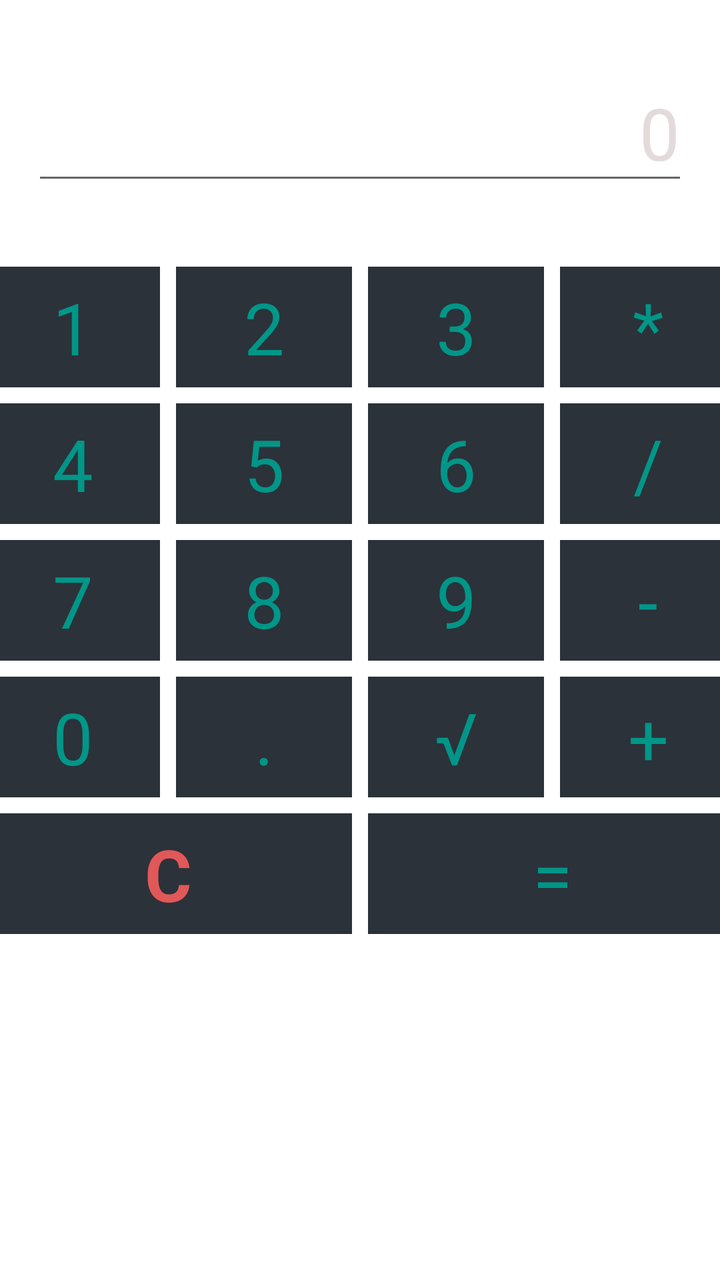
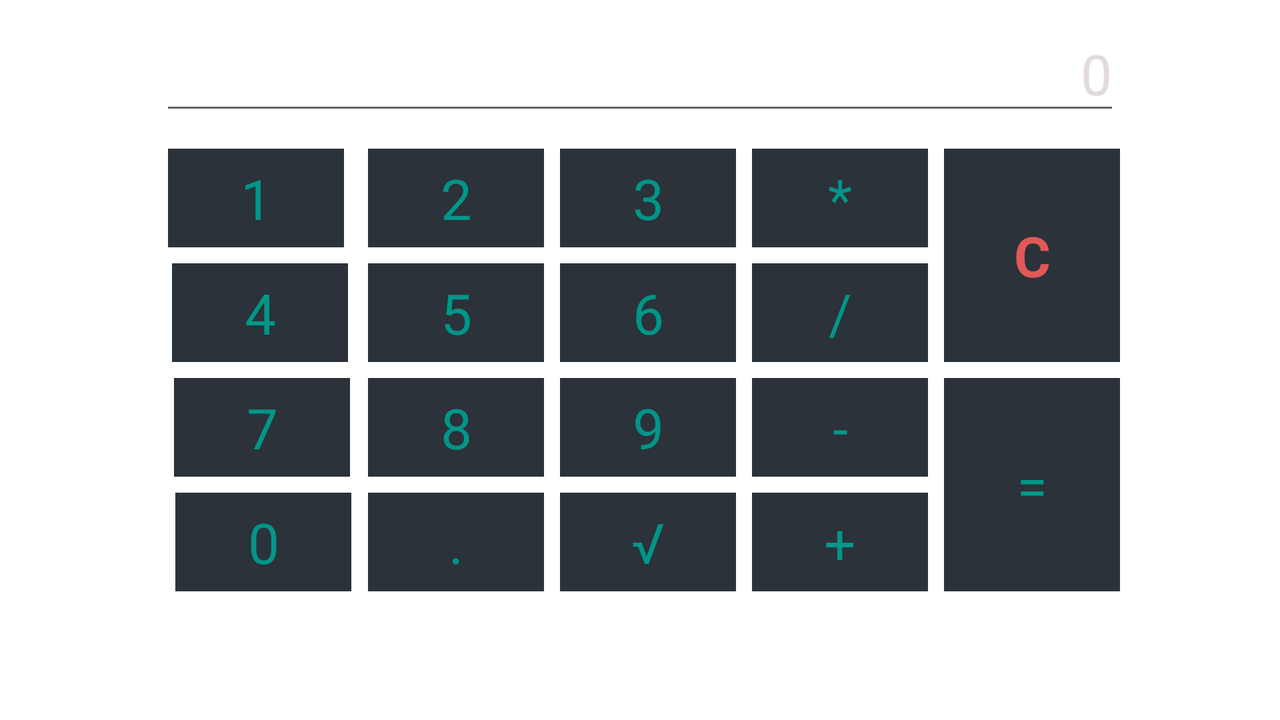

Compare how this app lays out the same screen by default and in its alternative resource folder. The renders come first, then the two layout files and the values they reference.
<!-- AndroidManifest.xml: application theme Theme.MyApplication3 -->
<!-- res/layout/constraint_main.xml -->
<?xml version="1.0" encoding="utf-8"?>
<androidx.constraintlayout.widget.ConstraintLayout xmlns:android="http://schemas.android.com/apk/res/android"
    xmlns:app="http://schemas.android.com/apk/res-auto"
    android:layout_width="match_parent"
    android:layout_height="match_parent"
    android:background="@mipmap/star_milky">

    <Button
        android:id="@+id/button_1"
        android:layout_width="wrap_content"
        android:layout_height="wrap_content"
        android:layout_marginTop="32dp"
        android:layout_marginEnd="8dp"
        android:text="@string/key_1"
        android:textAppearance="@style/TextAppearance.AppCompat.Body1"
        android:textSize="@dimen/button_text"
        app:layout_constraintEnd_toStartOf="@+id/button_2"
        app:layout_constraintHorizontal_chainStyle="packed"
        app:layout_constraintStart_toStartOf="@id/editText"
        app:layout_constraintTop_toBottomOf="@+id/editText"
        app:layout_constraintVertical_chainStyle="packed" />

    <Button
        android:id="@+id/button_2"
        android:layout_width="wrap_content"
        android:layout_height="wrap_content"
        android:layout_marginTop="32dp"
        android:layout_marginEnd="8dp"
        android:text="@string/key_2"
        android:textSize="@dimen/button_text"
        app:layout_constraintEnd_toStartOf="@+id/button_3"
        app:layout_constraintStart_toEndOf="@+id/button_1"
        app:layout_constraintTop_toBottomOf="@+id/editText"
        app:layout_constraintVertical_chainStyle="packed" />


    <Button
        android:id="@+id/button_3"
        android:layout_width="wrap_content"
        android:layout_height="wrap_content"
        android:layout_marginTop="32dp"
        android:layout_marginEnd="8dp"
        android:text="@string/key_3"
        android:textSize="@dimen/button_text"
        app:layout_constraintEnd_toStartOf="@id/butt_multyplye"
        app:layout_constraintHorizontal_bias="0.5"
        app:layout_constraintStart_toEndOf="@id/button_2"
        app:layout_constraintTop_toBottomOf="@+id/editText"
        app:layout_constraintVertical_chainStyle="packed" />


    <Button
        android:id="@+id/butt_multyplye"
        android:layout_width="wrap_content"
        android:layout_height="wrap_content"
        android:layout_marginTop="32dp"
        android:text="@string/multiplye"
        android:textSize="@dimen/button_text"
        app:layout_constraintEnd_toEndOf="@id/editText"
        app:layout_constraintStart_toEndOf="@id/button_3"
        app:layout_constraintTop_toBottomOf="@+id/editText"
        app:layout_constraintVertical_chainStyle="packed" />

    <Button
        android:id="@+id/button_4"
        android:layout_width="wrap_content"
        android:layout_height="wrap_content"
        android:layout_marginEnd="8dp"
        android:text="@string/key_4"
        android:textSize="@dimen/button_text"
        app:layout_constraintEnd_toStartOf="@id/button_5"
        app:layout_constraintHorizontal_chainStyle="packed"
        app:layout_constraintStart_toStartOf="@id/button_1"
        app:layout_constraintTop_toBottomOf="@+id/button_1"
        app:layout_constraintVertical_bias="0.25" />

    <Button
        android:id="@+id/button_5"
        android:layout_width="wrap_content"
        android:layout_height="wrap_content"
        android:layout_marginEnd="8dp"
        android:text="@string/key_5"
        android:textSize="@dimen/button_text"
        app:layout_constraintEnd_toStartOf="@id/button_6"
        app:layout_constraintStart_toEndOf="@id/button_4"
        app:layout_constraintTop_toBottomOf="@+id/button_2" />

    <Button
        android:id="@+id/button_6"
        android:layout_width="wrap_content"
        android:layout_height="wrap_content"
        android:layout_marginEnd="8dp"
        android:text="@string/key_6"
        android:textSize="@dimen/button_text"
        app:layout_constraintEnd_toStartOf="@id/butt_divide"
        app:layout_constraintStart_toEndOf="@id/button_5"
        app:layout_constraintTop_toBottomOf="@+id/button_3"
        app:layout_constraintVertical_bias="0.25" />

    <Button
        android:id="@+id/butt_divide"
        android:layout_width="wrap_content"
        android:layout_height="wrap_content"
        android:text="@string/divide"
        android:textSize="@dimen/button_text"
        app:layout_constraintEnd_toEndOf="@id/butt_multyplye"
        app:layout_constraintStart_toEndOf="@id/button_6"
        app:layout_constraintTop_toBottomOf="@+id/butt_multyplye"
        app:layout_constraintVertical_bias="0.25" />

    <Button
        android:id="@+id/button_7"
        android:layout_width="wrap_content"
        android:layout_height="wrap_content"
        android:layout_marginEnd="8dp"
        android:text="@string/key_7"
        android:textSize="@dimen/button_text"
        app:layout_constraintEnd_toStartOf="@+id/button_8"
        app:layout_constraintHorizontal_bias="0.5"
        app:layout_constraintHorizontal_chainStyle="packed"
        app:layout_constraintStart_toStartOf="@id/button_4"
        app:layout_constraintTop_toBottomOf="@+id/button_4"
        app:layout_constraintVertical_bias="0.25" />

    <Button
        android:id="@+id/button_8"
        android:layout_width="wrap_content"
        android:layout_height="wrap_content"
        android:layout_marginEnd="8dp"
        android:text="@string/key_8"
        android:textSize="@dimen/button_text"
        app:layout_constraintEnd_toStartOf="@+id/button_9"
        app:layout_constraintStart_toEndOf="@+id/button_7"
        app:layout_constraintTop_toBottomOf="@+id/button_5"
        app:layout_constraintVertical_bias="0.25" />

    <Button
        android:id="@+id/button_9"
        android:layout_width="wrap_content"
        android:layout_height="wrap_content"
        android:layout_marginEnd="8dp"
        android:text="@string/key_9"
        android:textSize="@dimen/button_text"
        app:layout_constraintEnd_toStartOf="@+id/butt_minus"
        app:layout_constraintStart_toEndOf="@+id/button_8"
        app:layout_constraintTop_toBottomOf="@+id/button_6"
        app:layout_constraintVertical_bias="0.25" />

    <Button
        android:id="@+id/butt_plus"
        android:layout_width="wrap_content"
        android:layout_height="wrap_content"
        android:text="@string/plus"
        android:textSize="@dimen/button_text"
        app:layout_constraintEnd_toEndOf="@id/butt_minus"
        app:layout_constraintStart_toEndOf="@+id/butt_square"
        app:layout_constraintTop_toBottomOf="@+id/butt_minus"
        app:layout_constraintVertical_bias="0.25" />

    <Button
        android:id="@+id/button_0"
        android:layout_width="wrap_content"
        android:layout_height="wrap_content"
        android:layout_marginEnd="8dp"
        android:text="@string/key_0"
        android:textSize="@dimen/button_text"
        app:layout_constraintEnd_toStartOf="@+id/butt_point"
        app:layout_constraintHorizontal_chainStyle="packed"
        app:layout_constraintStart_toStartOf="@id/button_7"
        app:layout_constraintTop_toBottomOf="@+id/button_7" />

    <Button
        android:id="@+id/butt_point"
        android:layout_width="wrap_content"
        android:layout_height="wrap_content"
        android:layout_marginEnd="8dp"
        android:text="@string/point"
        android:textSize="@dimen/button_text"
        app:layout_constraintEnd_toStartOf="@+id/butt_square"
        app:layout_constraintStart_toEndOf="@+id/button_0"
        app:layout_constraintTop_toBottomOf="@+id/button_8" />

    <Button
        android:id="@+id/butt_square"
        android:layout_width="wrap_content"
        android:layout_height="wrap_content"
        android:layout_marginEnd="8dp"
        android:text="@string/square"
        android:textSize="@dimen/button_text"
        app:layout_constraintEnd_toStartOf="@id/butt_plus"
        app:layout_constraintStart_toEndOf="@+id/butt_point"
        app:layout_constraintTop_toBottomOf="@+id/button_9"
        app:layout_constraintVertical_bias="0.25" />

    <Button
        android:id="@+id/butt_minus"
        android:layout_width="wrap_content"
        android:layout_height="wrap_content"
        android:text="@string/minus"
        android:textSize="@dimen/button_text"
        app:layout_constraintEnd_toEndOf="@id/butt_divide"
        app:layout_constraintStart_toEndOf="@+id/button_9"
        app:layout_constraintTop_toBottomOf="@+id/butt_divide"
        app:layout_constraintVertical_bias="0.25" />

    <Button
        android:id="@+id/butt_delete"
        android:layout_width="0dp"
        android:layout_height="wrap_content"
        android:layout_marginEnd="8dp"
        android:text="@string/delete"
        android:textColor="#E15858"
        android:textSize="@dimen/button_text"
        android:textStyle="bold"
        app:layout_constraintEnd_toStartOf="@id/butt_equal"
        app:layout_constraintHorizontal_chainStyle="packed"
        app:layout_constraintStart_toStartOf="@id/button_0"
        app:layout_constraintTop_toBottomOf="@id/butt_point" />

    <Button
        android:id="@+id/butt_equal"
        android:layout_width="0dp"
        android:layout_height="wrap_content"
        android:text="@string/equal"
        android:textSize="@dimen/button_text"
        app:layout_constraintEnd_toEndOf="@id/butt_plus"
        app:layout_constraintHorizontal_chainStyle="packed"
        app:layout_constraintStart_toEndOf="@id/butt_delete"
        app:layout_constraintTop_toBottomOf="@id/butt_square" />

    <EditText
        android:id="@+id/editText"
        android:layout_width="0dp"
        android:layout_height="wrap_content"
        android:layout_marginStart="16dp"
        android:layout_marginTop="32dp"
        android:layout_marginEnd="16dp"
        android:autofillHints=""
        android:hint="@string/key_0"
        android:inputType="numberDecimal"
        android:minWidth="360sp"
        android:textAlignment="viewEnd"
        android:textColor="#FFFFFF"
        android:textColorHint="#E3DBDB"
        android:textSize="@dimen/button_text"
        app:layout_constraintEnd_toEndOf="parent"
        app:layout_constraintStart_toStartOf="parent"
        app:layout_constraintTop_toTopOf="parent" />

</androidx.constraintlayout.widget.ConstraintLayout>
<!-- resources referenced by this layout -->
<resources>
  <dimen name="button_text">36dp</dimen>
  <string name="delete">С</string>
  <string name="divide">/</string>
  <string name="equal">=</string>
  <string name="key_0">0</string>
  <string name="key_1">1</string>
  <string name="key_2">2</string>
  <string name="key_3">3</string>
  <string name="key_4">4</string>
  <string name="key_5">5</string>
  <string name="key_6">6</string>
  <string name="key_7">7</string>
  <string name="key_8">8</string>
  <string name="key_9">9</string>
  <string name="minus">-</string>
  <string name="multiplye">*</string>
  <string name="plus">+</string>
  <string name="point">.</string>
  <string name="square">√</string>
  <style name="Theme.MyApplication3" parent="Theme.MaterialComponents.DayNight.DarkActionBar">
          
          <item name="colorPrimary">@color/purple_500</item>
          <item name="colorPrimaryVariant">@color/purple_700</item>
          <item name="colorOnPrimary">@color/white</item>
          
          <item name="colorSecondary">@color/teal_200</item>
          <item name="colorSecondaryVariant">@color/teal_700</item>
          <item name="colorOnSecondary">@color/black</item>
          
          <item name="android:statusBarColor" tools:targetApi="l">?attr/colorPrimaryVariant</item>
          
  
          <item name="materialButtonStyle">@style/CalcButton</item>
      </style>
  <color name="purple_500">#FF6200EE</color>
  <color name="purple_700">#FF3700B3</color>
  <color name="white">#FFFFFFFF</color>
  <color name="teal_200">#FF03DAC5</color>
  <color name="teal_700">#FF018786</color>
  <color name="black">#FF000000</color>
  <style name="CalcButton" parent="Widget.Material3.Button">
          <item name="android:textSize">@dimen/button_text</item>
          <item name="cornerRadius">@dimen/button_radius</item>
          <item name="android:backgroundTint">@color/btn_bk_grnd</item>
          <item name="android:textColor">@color/btn_txt</item>
          
      </style>
  <color name="btn_bk_grnd">#2B3239</color>
  <color name="btn_txt">#009688</color>
</resources>
<!-- res/layout-land/constraint_main.xml (the repository's variant of the layout above) -->
<!-- drawn on the phone turned sideways -->
<?xml version="1.0" encoding="utf-8"?>
<androidx.constraintlayout.widget.ConstraintLayout xmlns:android="http://schemas.android.com/apk/res/android"
    xmlns:app="http://schemas.android.com/apk/res-auto"
    xmlns:tools="http://schemas.android.com/tools"
    android:layout_width="match_parent"
    android:layout_height="match_parent"
    android:background="@mipmap/star_milky">

    <Button
        android:id="@+id/button_1"
        android:layout_width="wrap_content"
        android:layout_height="wrap_content"
        android:layout_marginTop="8dp"
        android:layout_marginEnd="8dp"
        android:text="@string/key_1"
        android:textSize="@dimen/button_textV"
        app:layout_constraintEnd_toStartOf="@+id/button_2"
        app:layout_constraintHorizontal_chainStyle="packed"
        app:layout_constraintStart_toStartOf="@id/editText"
        app:layout_constraintTop_toBottomOf="@+id/editText"
        app:layout_constraintVertical_chainStyle="packed" />

    <Button
        android:id="@+id/button_2"
        android:layout_width="wrap_content"
        android:layout_height="wrap_content"
        android:layout_marginTop="8dp"
        android:layout_marginEnd="8dp"
        android:text="@string/key_2"
        android:textSize="@dimen/button_textV"
        app:layout_constraintEnd_toStartOf="@+id/button_3"
        app:layout_constraintTop_toBottomOf="@+id/editText"
        app:layout_constraintVertical_chainStyle="packed" />


    <Button
        android:id="@+id/button_3"
        android:layout_width="wrap_content"
        android:layout_height="wrap_content"
        android:layout_marginTop="8dp"
        android:layout_marginEnd="8dp"
        android:text="@string/key_3"
        android:textSize="@dimen/button_textV"
        app:layout_constraintEnd_toStartOf="@id/butt_multyplye"
        app:layout_constraintTop_toBottomOf="@+id/editText"
        app:layout_constraintVertical_chainStyle="packed" />


    <Button
        android:id="@+id/butt_multyplye"
        android:layout_width="wrap_content"
        android:layout_height="wrap_content"
        android:layout_marginTop="8dp"
        android:layout_marginEnd="8dp"
        android:text="@string/multiplye"
        android:textSize="@dimen/button_textV"
        app:layout_constraintEnd_toStartOf="@id/butt_delete"
        app:layout_constraintTop_toBottomOf="@+id/editText"
        app:layout_constraintVertical_chainStyle="packed" />

    <Button
        android:id="@+id/button_4"
        android:layout_width="wrap_content"
        android:layout_height="wrap_content"
        android:layout_marginEnd="8dp"
        android:text="@string/key_4"
        android:textSize="@dimen/button_textV"
        app:layout_constraintEnd_toStartOf="@id/button_5"
        app:layout_constraintHorizontal_chainStyle="packed"
        app:layout_constraintStart_toStartOf="@id/button_1"
        app:layout_constraintTop_toBottomOf="@+id/button_1"
         />

    <Button
        android:id="@+id/button_5"
        android:layout_width="wrap_content"
        android:layout_height="wrap_content"
        android:layout_marginEnd="8dp"
        android:text="@string/key_5"
        android:textSize="@dimen/button_textV"
        app:layout_constraintEnd_toStartOf="@id/button_6"
        app:layout_constraintTop_toBottomOf="@+id/button_2" />

    <Button
        android:id="@+id/button_6"
        android:layout_width="wrap_content"
        android:layout_height="wrap_content"
        android:layout_marginEnd="8dp"
        android:text="@string/key_6"
        android:textSize="@dimen/button_textV"
        app:layout_constraintEnd_toStartOf="@id/butt_divide"
        app:layout_constraintTop_toBottomOf="@+id/button_3"
         />

    <Button
        android:id="@+id/butt_divide"
        android:layout_width="wrap_content"
        android:layout_height="wrap_content"
        android:layout_marginEnd="8dp"
        android:text="@string/divide"
        android:textSize="@dimen/button_textV"
        app:layout_constraintEnd_toStartOf="@id/butt_delete"
        app:layout_constraintTop_toBottomOf="@+id/butt_multyplye"
         />

    <Button
        android:id="@+id/button_7"
        android:layout_width="wrap_content"
        android:layout_height="wrap_content"
        android:layout_marginEnd="8dp"
        android:text="@string/key_7"
        android:textSize="@dimen/button_textV"
        app:layout_constraintEnd_toStartOf="@+id/button_8"
        app:layout_constraintHorizontal_chainStyle="packed"
        app:layout_constraintStart_toStartOf="@id/button_4"
        app:layout_constraintTop_toBottomOf="@+id/button_4"
         />

    <Button
        android:id="@+id/button_8"
        android:layout_width="wrap_content"
        android:layout_height="wrap_content"
        android:layout_marginEnd="8dp"
        android:text="@string/key_8"
        android:textSize="@dimen/button_textV"
        app:layout_constraintEnd_toStartOf="@+id/button_9"
        app:layout_constraintTop_toBottomOf="@+id/button_5"
        />

    <Button
        android:id="@+id/button_9"
        android:layout_width="wrap_content"
        android:layout_height="wrap_content"
        android:layout_marginEnd="8dp"
        android:text="@string/key_9"
        android:textSize="@dimen/button_textV"
        app:layout_constraintEnd_toStartOf="@+id/butt_minus"
        app:layout_constraintTop_toBottomOf="@+id/button_6"
         />

    <Button
        android:id="@+id/butt_plus"
        android:layout_width="wrap_content"
        android:layout_height="wrap_content"
        android:text="@string/plus"
        android:textSize="@dimen/button_textV"
        android:layout_marginEnd="8dp"
        app:layout_constraintEnd_toStartOf="@id/butt_equal"
        app:layout_constraintTop_toBottomOf="@+id/butt_minus"
        />

    <Button
        android:id="@+id/button_0"
        android:layout_width="wrap_content"
        android:layout_height="wrap_content"
        android:layout_marginEnd="8dp"
        android:text="@string/key_0"
        android:textSize="@dimen/button_textV"
        app:layout_constraintEnd_toStartOf="@+id/butt_point"
        app:layout_constraintHorizontal_chainStyle="packed"
        app:layout_constraintStart_toStartOf="@id/button_7"
        app:layout_constraintTop_toBottomOf="@+id/button_7" />

    <Button
        android:id="@+id/butt_point"
        android:layout_width="wrap_content"
        android:layout_height="wrap_content"
        android:layout_marginEnd="8dp"
        android:text="@string/point"
        android:textSize="@dimen/button_textV"
        app:layout_constraintEnd_toStartOf="@+id/butt_square"
        app:layout_constraintTop_toBottomOf="@+id/button_8" />

    <Button
        android:id="@+id/butt_square"
        android:layout_width="wrap_content"
        android:layout_height="wrap_content"
        android:layout_marginEnd="8dp"
        android:text="@string/square"
        android:textSize="@dimen/button_textV"
        app:layout_constraintEnd_toStartOf="@id/butt_plus"
        app:layout_constraintTop_toBottomOf="@+id/button_9"
        />

    <Button
        android:id="@+id/butt_minus"
        android:layout_width="wrap_content"
        android:layout_height="wrap_content"
        android:text="@string/minus"
        android:textSize="@dimen/button_textV"
        android:layout_marginEnd="8dp"
        app:layout_constraintEnd_toStartOf="@id/butt_equal"
        app:layout_constraintTop_toBottomOf="@+id/butt_divide"
         />

    <Button
        android:id="@+id/butt_delete"
        android:layout_width="wrap_content"
        android:layout_height="0dp"
        android:layout_marginTop="8dp"
        android:text="@string/delete"
        android:textColor="#E15858"
        android:textSize="@dimen/button_textV"
        android:textStyle="bold"
        app:layout_constraintEnd_toEndOf="@id/editText"
        app:layout_constraintTop_toBottomOf="@id/editText"
        app:layout_constraintBottom_toBottomOf="@id/butt_divide"
        app:layout_constraintVertical_chainStyle="packed" />

    <Button
        android:id="@+id/butt_equal"
        android:layout_width="wrap_content"
        android:layout_height="0dp"
        android:text="@string/equal"
        android:textSize="@dimen/button_textV"
        app:layout_constraintHorizontal_bias="@integer/material_motion_duration_long_1"
        app:layout_constraintBottom_toBottomOf="@id/butt_plus"
        app:layout_constraintEnd_toEndOf="@id/butt_delete"
        app:layout_constraintHorizontal_chainStyle="packed"
        app:layout_constraintTop_toBottomOf="@id/butt_delete" />

    <EditText
        android:id="@+id/editText"
        android:layout_width="wrap_content"
        android:layout_height="wrap_content"
        android:layout_marginTop="8dp"
        android:layout_marginEnd="32dp"
        android:layout_marginStart="32dp"
        android:autofillHints=""
        android:hint="@string/key_0"
        android:inputType="numberDecimal"
        android:minWidth="480sp"
        android:textAlignment="viewEnd"
        android:textColor="#FFFFFF"
        android:textColorHint="#E3DBDB"
        android:textSize="@dimen/button_textV"
        app:layout_constraintEnd_toEndOf="parent"
        app:layout_constraintStart_toStartOf="parent"
        app:layout_constraintTop_toTopOf="parent" />

</androidx.constraintlayout.widget.ConstraintLayout>
<!-- resources referenced by the variant -->
<!-- as the phone turned sideways resolves them -->
<resources>
  <dimen name="button_textV">28dp</dimen>
  <string name="delete">С</string>
  <string name="divide">/</string>
  <string name="equal">=</string>
  <string name="key_0">0</string>
  <string name="key_1">1</string>
  <string name="key_2">2</string>
  <string name="key_3">3</string>
  <string name="key_4">4</string>
  <string name="key_5">5</string>
  <string name="key_6">6</string>
  <string name="key_7">7</string>
  <string name="key_8">8</string>
  <string name="key_9">9</string>
  <string name="minus">-</string>
  <string name="multiplye">*</string>
  <string name="plus">+</string>
  <string name="point">.</string>
  <string name="square">√</string>
  <style name="Theme.MyApplication3" parent="Theme.MaterialComponents.DayNight.DarkActionBar">
          
          <item name="colorPrimary">@color/purple_500</item>
          <item name="colorPrimaryVariant">@color/purple_700</item>
          <item name="colorOnPrimary">@color/white</item>
          
          <item name="colorSecondary">@color/teal_200</item>
          <item name="colorSecondaryVariant">@color/teal_700</item>
          <item name="colorOnSecondary">@color/black</item>
          
          <item name="android:statusBarColor" tools:targetApi="l">?attr/colorPrimaryVariant</item>
          
  
          <item name="materialButtonStyle">@style/CalcButton</item>
      </style>
  <color name="purple_500">#FF6200EE</color>
  <color name="purple_700">#FF3700B3</color>
  <color name="white">#FFFFFFFF</color>
  <color name="teal_200">#FF03DAC5</color>
  <color name="teal_700">#FF018786</color>
  <color name="black">#FF000000</color>
  <style name="CalcButton" parent="Widget.Material3.Button">
          <item name="android:textSize">@dimen/button_text</item>
          <item name="cornerRadius">@dimen/button_radius</item>
          <item name="android:backgroundTint">@color/btn_bk_grnd</item>
          <item name="android:textColor">@color/btn_txt</item>
          
      </style>
  <dimen name="button_text">36dp</dimen>
  <color name="btn_bk_grnd">#2B3239</color>
  <color name="btn_txt">#009688</color>
</resources>
